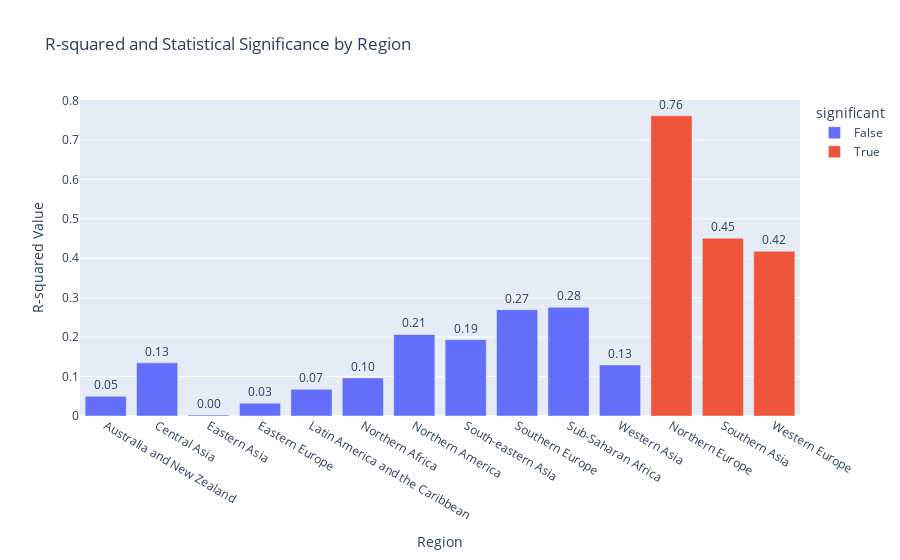

Notebook code cell kept with this figure:
### Code cell
fig = px.bar(
    simple_regression_df,
    x='region',
    y='r_squared',
    color='significant',  # Highlight statistically significant regions
    title="R-squared and Statistical Significance by Region",
    labels={'region': 'Region', 'r_squared': 'R-squared Value'},
    text='r_squared'
)
fig.update_traces(texttemplate='%{text:.2f}', textposition='outside')
fig.show()

### Figure 1 — Plotly figure (JSON) as saved in the notebook; plotly's stock layout.template omitted (floating-point values rounded to 4 significant figures)
{"data": [{"alignmentgroup": "True", "hovertemplate": "significant=False<br>Region=%{x}<br>R-squared Value=%{text}<extra></extra>", "legendgroup": "False", "marker": {"color": "#636efa", "pattern": {"shape": ""}}, "name": "False", "offsetgroup": "False", "orientation": "v", "showlegend": true, "text": [0.04979, 0.1347, 0.002795, 0.03256, 0.0676, 0.09658, 0.2067, 0.1937, 0.2698, 0.2757, 0.1293], "textposition": "outside", "texttemplate": "%{text:.2f}", "type": "bar", "x": ["Australia and New Zealand", "Central Asia", "Eastern Asia", "Eastern Europe", "Latin America and the Caribbean", "Northern Africa", "Northern America", "South-eastern Asia", "Southern Europe", "Sub-Saharan Africa", "Western Asia"], "xaxis": "x", "y": [0.04979, 0.1347, 0.002795, 0.03256, 0.0676, 0.09658, 0.2067, 0.1937, 0.2698, 0.2757, 0.1293], "yaxis": "y"}, {"alignmentgroup": "True", "hovertemplate": "significant=True<br>Region=%{x}<br>R-squared Value=%{text}<extra></extra>", "legendgroup": "True", "marker": {"color": "#EF553B", "pattern": {"shape": ""}}, "name": "True", "offsetgroup": "True", "orientation": "v", "showlegend": true, "text": [0.7613, 0.4508, 0.4175], "textposition": "outside", "texttemplate": "%{text:.2f}", "type": "bar", "x": ["Northern Europe", "Southern Asia", "Western Europe"], "xaxis": "x", "y": [0.7613, 0.4508, 0.4175], "yaxis": "y"}], "layout": {"barmode": "relative", "legend": {"title": {"text": "significant"}, "tracegroupgap": 0}, "title": {"text": "R-squared and Statistical Significance by Region"}, "xaxis": {"anchor": "y", "domain": [0, 1], "title": {"text": "Region"}}, "yaxis": {"anchor": "x", "domain": [0, 1], "title": {"text": "R-squared Value"}}}}
